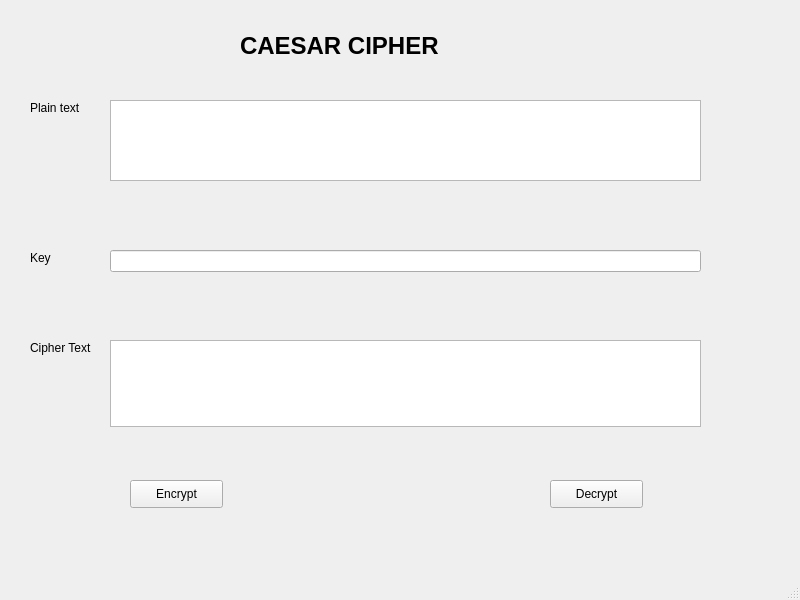
<?xml version="1.0" encoding="UTF-8"?>
<ui version="4.0">
 <class>MainWindow</class>
 <widget class="QMainWindow" name="MainWindow">
  <property name="geometry">
   <rect>
    <x>0</x>
    <y>0</y>
    <width>800</width>
    <height>600</height>
   </rect>
  </property>
  <property name="windowTitle">
   <string>MainWindow</string>
  </property>
  <widget class="QWidget" name="centralwidget">
   <widget class="QLabel" name="label">
    <property name="geometry">
     <rect>
      <x>240</x>
      <y>20</y>
      <width>301</width>
      <height>51</height>
     </rect>
    </property>
    <property name="font">
     <font>
      <pointsize>18</pointsize>
      <weight>75</weight>
      <bold>true</bold>
     </font>
    </property>
    <property name="text">
     <string>CAESAR CIPHER</string>
    </property>
   </widget>
   <widget class="QLabel" name="label_2">
    <property name="geometry">
     <rect>
      <x>30</x>
      <y>100</y>
      <width>51</width>
      <height>16</height>
     </rect>
    </property>
    <property name="text">
     <string>Plain text</string>
    </property>
   </widget>
   <widget class="QTextEdit" name="txt_plain_text">
    <property name="geometry">
     <rect>
      <x>110</x>
      <y>100</y>
      <width>591</width>
      <height>81</height>
     </rect>
    </property>
   </widget>
   <widget class="QLabel" name="label_3">
    <property name="geometry">
     <rect>
      <x>30</x>
      <y>250</y>
      <width>55</width>
      <height>16</height>
     </rect>
    </property>
    <property name="text">
     <string>Key</string>
    </property>
   </widget>
   <widget class="QLabel" name="label_4">
    <property name="geometry">
     <rect>
      <x>30</x>
      <y>340</y>
      <width>91</width>
      <height>16</height>
     </rect>
    </property>
    <property name="text">
     <string>Cipher Text</string>
    </property>
   </widget>
   <widget class="QLineEdit" name="txt_key">
    <property name="geometry">
     <rect>
      <x>110</x>
      <y>250</y>
      <width>591</width>
      <height>22</height>
     </rect>
    </property>
   </widget>
   <widget class="QTextEdit" name="txt_cipher_text">
    <property name="geometry">
     <rect>
      <x>110</x>
      <y>340</y>
      <width>591</width>
      <height>87</height>
     </rect>
    </property>
   </widget>
   <widget class="QPushButton" name="btn_encrypt">
    <property name="geometry">
     <rect>
      <x>130</x>
      <y>480</y>
      <width>93</width>
      <height>28</height>
     </rect>
    </property>
    <property name="text">
     <string>Encrypt</string>
    </property>
   </widget>
   <widget class="QPushButton" name="btn_decrypt">
    <property name="geometry">
     <rect>
      <x>550</x>
      <y>480</y>
      <width>93</width>
      <height>28</height>
     </rect>
    </property>
    <property name="text">
     <string>Decrypt</string>
    </property>
   </widget>
  </widget>
  <widget class="QMenuBar" name="menubar">
   <property name="geometry">
    <rect>
     <x>0</x>
     <y>0</y>
     <width>800</width>
     <height>26</height>
    </rect>
   </property>
  </widget>
  <widget class="QStatusBar" name="statusbar"/>
 </widget>
 <resources/>
 <connections/>
</ui>
